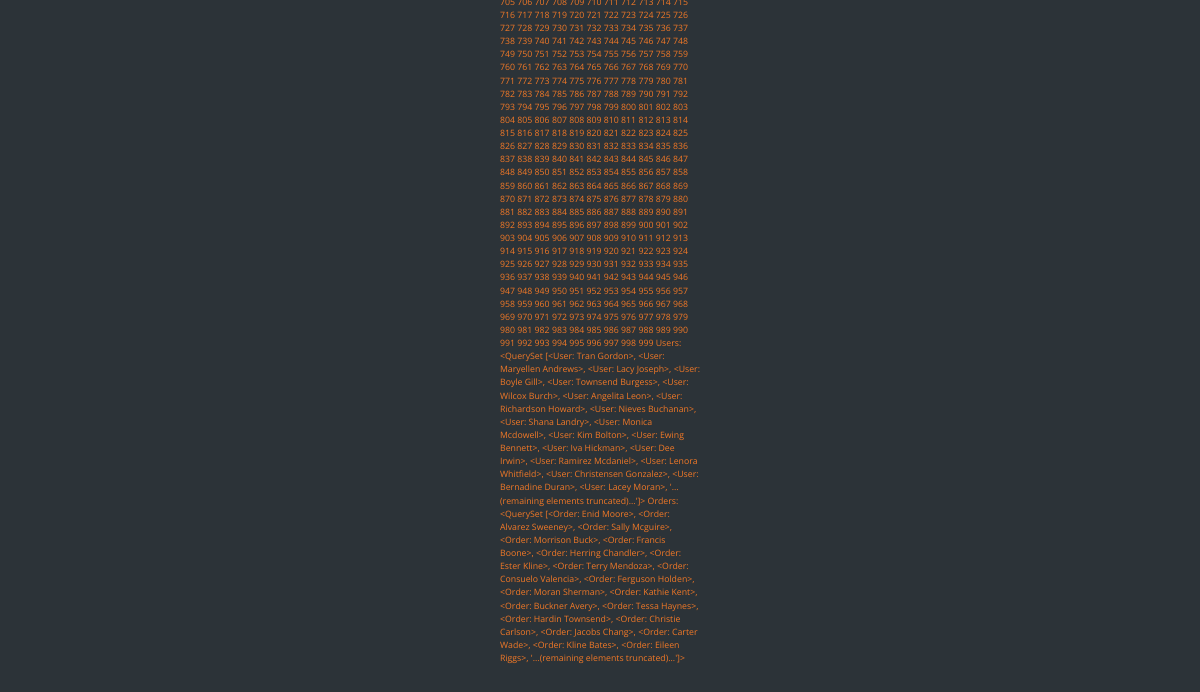
Before: /staffUpdate/ (signed in, lower part) with the older database file.
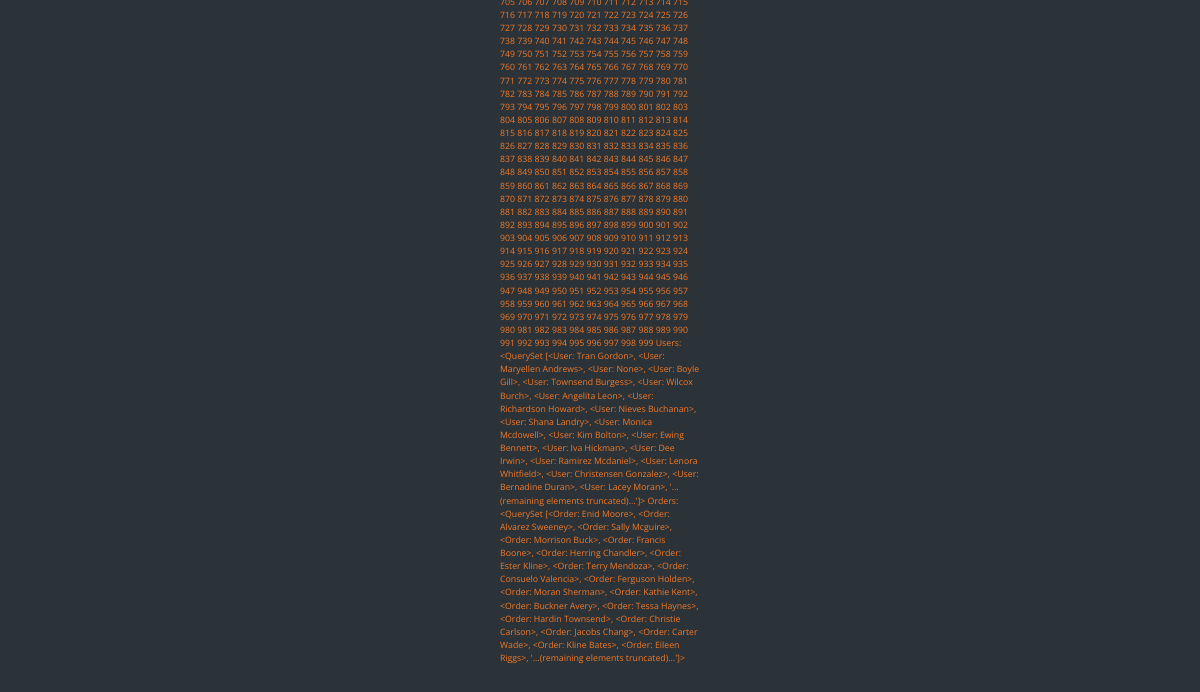
After: the same page with the newer database file.
### webstore/models.py (models this page shows, shortened)
class User(models.Model):
	user_id = models.AutoField(primary_key=True)
	user_password = models.CharField(
		max_length=50,
		validators=[MinLengthValidator(8, "Your password must contain at least 8 characters.")],
		)
	user_address = models.CharField(max_length=50)
	user_email = models.CharField(max_length=50)
	user_is_staff = models.BooleanField(default=False)
	user_name = models.CharField(
		max_length=50,
		validators=[MinLengthValidator(8, "Your username must contain at least 8 characters.")],
		unique=True)
	def __unicode__(self):
		return self.user_name
	pass

### webstore/views.py (the view)
# urls.py: url(r'^staffUpdate/','webstore.views.staffUpdate'),
def staffUpdate(request):
	try:
		activeUser = request.session['username']
	except KeyError:
		return login_user(request)
	allProducts = Product.objects.order_by('product_id')
	allOrders = Order.objects.order_by('order_id')
	allUsers = User.objects.order_by('user_id')
	context = RequestContext(request)
	return render_to_response('staffUpdate.html', {"allProducts" : allProducts, "allOrders" : allOrders, "allUsers" : allUsers}, context_instance=context)

### webstore/models.py (called while the page is built)
	def __unicode__(self):
		return '%s' % (self.orders)

### template/staffUpdate.html (shortened to what this page needs)
<!DOCTYPE HTML PUBLIC "-//W3C//DTD HTML 4.01//EN">
<html lang="en">
<head>
	<link rel="stylesheet" href="http://maxcdn.bootstrapcdn.com/bootstrap/3.3.5/css/bootstrap.min.css">
  	<link rel="stylesheet" type="text/css" href= "/static/css/style.css" media = "screen" />
</head>
</head>
<body class="align" >
	<div class="site__container">
	<div class="grid__container">
	{% if allProducts %}
	{% for p in allProducts %}
	{{ p.product_id }}
	{% endfor %}
	{% endif %}
	Users:
	{% if allUsers %}
	{{ allUsers }}
	{% endif %}
	Orders:
	{% if allOrders %}
	{{ allOrders }}
	{% endif %}
</body>
</html>

Changed rows visible on the page:
changed through a linked row, User: user_name.user_name "…<User: Maryellen Andrews>, <User: Lacy Joseph>, <User: Boyle Gill>, <User:…" → "…<User: Maryellen Andrews>, <User: None>, <User: Boyle Gill>, <User:…"
